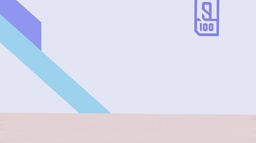
#> input picture Project2/test_image.jpg, 256 x 143 px, shrunk from 2560 x 1431 before the run
$ python watermark.py
#> lines starting #> are read from the running program, lines starting #| are printed output that depends on the picture
### Project2/blind_watermark/blind_watermark.py
#!/usr/bin/env python3
# coding=utf-8
# @Time    : 2020/8/13
# @Author  : github.com/guofei9987
import warnings

import numpy as np
import cv2

from .bwm_core import WaterMarkCore
from .version import bw_notes


class WaterMark:
    def __init__(self, password_wm=1, password_img=1, block_shape=(4, 4), mode='common', processes=None):
        bw_notes.print_notes()

        self.bwm_core = WaterMarkCore(password_img=password_img, mode=mode, processes=processes)

        self.password_wm = password_wm

        self.wm_bit = None
        self.wm_size = 0

    def read_img(self, filename=None, img=None):
#> called with filename = 'test_image.jpg'
        if img is None:
            # 从文件读入图片
            img = cv2.imread(filename, flags=cv2.IMREAD_UNCHANGED)
#> img is the input picture: shape (143, 256, 3); mean B, G, R 236.4, 220.1, 218
            assert img is not None, "image file '{filename}' not read".format(filename=filename)

        self.bwm_core.read_img_arr(img=img)
        return img

    def read_wm(self, wm_content, mode='img'):
        assert mode in ('img', 'str', 'bit'), "mode in ('img','str','bit')"
        if mode == 'img':
            wm = cv2.imread(filename=wm_content, flags=cv2.IMREAD_GRAYSCALE)
            assert wm is not None, 'file "{filename}" not read'.format(filename=wm_content)

            # 读入图片格式的水印，并转为一维 bit 格式，抛弃灰度级别
            self.wm_bit = wm.flatten() > 128

        elif mode == 'str':
            byte = bin(int(wm_content.encode('utf-8').hex(), base=16))[2:]
            self.wm_bit = (np.array(list(byte)) == '1')
        else:
            self.wm_bit = np.array(wm_content)

        self.wm_size = self.wm_bit.size

        # 水印加密:
        np.random.RandomState(self.password_wm).shuffle(self.wm_bit)

        self.bwm_core.read_wm(self.wm_bit)

    def embed(self, filename=None, compression_ratio=None):
        '''
        :param filename: string
            Save the image file as filename
        :param compression_ratio: int or None
            If compression_ratio = None, do not compression,
            If compression_ratio is integer between 0 and 100, the smaller, the output file is smaller.
        :return:
        '''
        embed_img = self.bwm_core.embed()
        if filename is not None:
            if compression_ratio is None:
                cv2.imwrite(filename=filename, img=embed_img)
            elif filename.endswith('.jpg'):
                cv2.imwrite(filename=filename, img=embed_img, params=[cv2.IMWRITE_JPEG_QUALITY, compression_ratio])
            elif filename.endswith('.png'):
                cv2.imwrite(filename=filename, img=embed_img, params=[cv2.IMWRITE_PNG_COMPRESSION, compression_ratio])
            else:
                cv2.imwrite(filename=filename, img=embed_img)
        return embed_img

    def extract_decrypt(self, wm_avg):
        wm_index = np.arange(self.wm_size)
        np.random.RandomState(self.password_wm).shuffle(wm_index)
        wm_avg[wm_index] = wm_avg.copy()
        return wm_avg

    def extract(self, filename=None, embed_img=None, wm_shape=None, out_wm_name=None, mode='img'):
        assert wm_shape is not None, 'wm_shape needed'

        if filename is not None:
            embed_img = cv2.imread(filename, flags=cv2.IMREAD_COLOR)
            assert embed_img is not None, "{filename} not read".format(filename=filename)

        self.wm_size = np.array(wm_shape).prod()

        if mode in ('str', 'bit'):
            wm_avg = self.bwm_core.extract_with_kmeans(img=embed_img, wm_shape=wm_shape)
        else:
            wm_avg = self.bwm_core.extract(img=embed_img, wm_shape=wm_shape)

        # 解密：
        wm = self.extract_decrypt(wm_avg=wm_avg)

        # 转化为指定格式：
        if mode == 'img':
            wm = 255 * wm.reshape(wm_shape[0], wm_shape[1])
            cv2.imwrite(out_wm_name, wm)
        elif mode == 'str':
            byte = ''.join(str((i >= 0.5) * 1) for i in wm)
            wm = bytes.fromhex(hex(int(byte, base=2))[2:]).decode('utf-8', errors='replace')

        return wm

### Project2/blind_watermark/bwm_core.py
#!/usr/bin/env python3
# coding=utf-8
# @Time    : 2021/12/17
# @Author  : github.com/guofei9987
import numpy as np
from numpy.linalg import svd
import copy
import cv2
from cv2 import dct, idct
from pywt import dwt2, idwt2
from .pool import AutoPool


class WaterMarkCore:
    def __init__(self, password_img=1, mode='common', processes=None):
        self.block_shape = np.array([4, 4])
        self.password_img = password_img
        self.d1, self.d2 = 36, 20  # d1/d2 越大鲁棒性越强,但输出图片的失真越大

        # init data
        self.img, self.img_YUV = None, None  # self.img 是原图，self.img_YUV 对像素做了加白偶数化
        self.ca, self.hvd, = [np.array([])] * 3, [np.array([])] * 3  # 每个通道 dct 的结果
        self.ca_block = [np.array([])] * 3  # 每个 channel 存一个四维 array，代表四维分块后的结果
        self.ca_part = [np.array([])] * 3  # 四维分块后，有时因不整除而少一部分，self.ca_part 是少这一部分的 self.ca

        self.wm_size, self.block_num = 0, 0  # 水印的长度，原图片可插入信息的个数
        self.pool = AutoPool(mode=mode, processes=processes)

        self.fast_mode = False
        self.alpha = None  # 用于处理透明图

    def init_block_index(self):
        self.block_num = self.ca_block_shape[0] * self.ca_block_shape[1]
        assert self.wm_size < self.block_num, IndexError(
            '最多可嵌入{}kb信息，多于水印的{}kb信息，溢出'.format(self.block_num / 1000, self.wm_size / 1000))
        # self.part_shape 是取整后的ca二维大小,用于嵌入时忽略右边和下面对不齐的细条部分。
        self.part_shape = self.ca_block_shape[:2] * self.block_shape
        self.block_index = [(i, j) for i in range(self.ca_block_shape[0]) for j in range(self.ca_block_shape[1])]

    def read_img_arr(self, img):
        # 处理透明图
        self.alpha = None
        if img.shape[2] == 4:
            if img[:, :, 3].min() < 255:
                self.alpha = img[:, :, 3]
                img = img[:, :, :3]

        # 读入图片->YUV化->加白边使像素变偶数->四维分块
        self.img = img.astype(np.float32)
        self.img_shape = self.img.shape[:2]
#> self.img_shape = (143, 256)

        # 如果不是偶数，那么补上白边，Y（明亮度）UV（颜色）
        self.img_YUV = cv2.copyMakeBorder(cv2.cvtColor(self.img, cv2.COLOR_BGR2YUV),
                                          0, self.img.shape[0] % 2, 0, self.img.shape[1] % 2,
                                          cv2.BORDER_CONSTANT, value=(0, 0, 0))
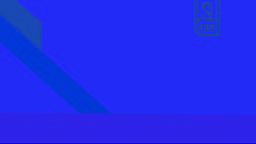
#> self.img_YUV: shape (144, 256, 3) float32; mean B, G, R 219.7, 7.8, -2.4; drawn with min black and max white

        self.ca_shape = [(i + 1) // 2 for i in self.img_shape]
#> self.ca_shape = [72, 128]

        self.ca_block_shape = (self.ca_shape[0] // self.block_shape[0], self.ca_shape[1] // self.block_shape[1],
                               self.block_shape[0], self.block_shape[1])
#> self.ca_block_shape = (18, 32, 4, 4)
        strides = 4 * np.array([self.ca_shape[1] * self.block_shape[0], self.block_shape[1], self.ca_shape[1], 1])
#> strides = [2048, 16, 512, 4]

        for channel in range(3):
            self.ca[channel], self.hvd[channel] = dwt2(self.img_YUV[:, :, channel], 'haar')
            # 转为4维度
            self.ca_block[channel] = np.lib.stride_tricks.as_strided(self.ca[channel].astype(np.float32),
                                                                     self.ca_block_shape, strides)
#> after the loop, self.ca = 3 items; self.ca_block = 3 items; self.hvd = 3 items

    def read_wm(self, wm_bit):
        self.wm_bit = wm_bit
        self.wm_size = wm_bit.size

    def block_add_wm(self, arg):
        if self.fast_mode:
            return self.block_add_wm_fast(arg)
        else:
            return self.block_add_wm_slow(arg)

    def block_add_wm_slow(self, arg):
        block, shuffler, i = arg
        # dct->(flatten->加密->逆flatten)->svd->打水印->逆svd->(flatten->解密->逆flatten)->逆dct
        wm_1 = self.wm_bit[i % self.wm_size]
        block_dct = dct(block)

        # 加密（打乱顺序）
        block_dct_shuffled = block_dct.flatten()[shuffler].reshape(self.block_shape)
        u, s, v = svd(block_dct_shuffled)
        s[0] = (s[0] // self.d1 + 1 / 4 + 1 / 2 * wm_1) * self.d1
        if self.d2:
            s[1] = (s[1] // self.d2 + 1 / 4 + 1 / 2 * wm_1) * self.d2

        block_dct_flatten = np.dot(u, np.dot(np.diag(s), v)).flatten()
        block_dct_flatten[shuffler] = block_dct_flatten.copy()
        return idct(block_dct_flatten.reshape(self.block_shape))

    # [9 lines left out: function block_add_wm_fast, not called in this run]

    def embed(self):
        self.init_block_index()

        embed_ca = copy.deepcopy(self.ca)
#> embed_ca = 3 items
        embed_YUV = [np.array([])] * 3

        self.idx_shuffle = random_strategy1(self.password_img, self.block_num,
                                            self.block_shape[0] * self.block_shape[1])
        for channel in range(3):
            tmp = self.pool.map(self.block_add_wm,
                                [(self.ca_block[channel][self.block_index[i]], self.idx_shuffle[i], i)
                                 for i in range(self.block_num)])

            for i in range(self.block_num):
                self.ca_block[channel][self.block_index[i]] = tmp[i]

            # 4维分块变回2维
            self.ca_part[channel] = np.concatenate(np.concatenate(self.ca_block[channel], 1), 1)
            # 4维分块时右边和下边不能整除的长条保留，其余是主体部分，换成 embed 之后的频域的数据
            embed_ca[channel][:self.part_shape[0], :self.part_shape[1]] = self.ca_part[channel]
            # 逆变换回去
            embed_YUV[channel] = idwt2((embed_ca[channel], self.hvd[channel]), "haar")
#> this loop made 3 passes

        # 合并3通道
        embed_img_YUV = np.stack(embed_YUV, axis=2)
        # 之前如果不是2的整数，增加了白边，这里去除掉
        embed_img_YUV = embed_img_YUV[:self.img_shape[0], :self.img_shape[1]]
#> embed_img_YUV: shape (143, 256, 3) float32
        embed_img = cv2.cvtColor(embed_img_YUV, cv2.COLOR_YUV2BGR)
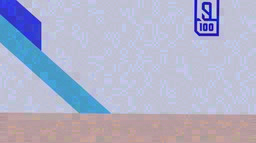
#> embed_img: shape (143, 256, 3) float32; mean B, G, R 235.7, 220.8, 219; drawn with min black and max white
        embed_img = np.clip(embed_img, a_min=0, a_max=255)

        if self.alpha is not None:
            embed_img = cv2.merge([embed_img.astype(np.uint8), self.alpha])
        return embed_img

    def block_get_wm(self, args):
        if self.fast_mode:
            return self.block_get_wm_fast(args)
        else:
            return self.block_get_wm_slow(args)

    def block_get_wm_slow(self, args):
        block, shuffler = args
        # dct->flatten->加密->逆flatten->svd->解水印
        block_dct_shuffled = dct(block).flatten()[shuffler].reshape(self.block_shape)

        u, s, v = svd(block_dct_shuffled)
        wm = (s[0] % self.d1 > self.d1 / 2) * 1
        if self.d2:
            tmp = (s[1] % self.d2 > self.d2 / 2) * 1
            wm = (wm * 3 + tmp * 1) / 4
        return wm

    # [7 lines left out: function block_get_wm_fast, not called in this run]

    def extract_raw(self, img):
        # 每个分块提取 1 bit 信息
        self.read_img_arr(img=img)
        self.init_block_index()

        wm_block_bit = np.zeros(shape=(3, self.block_num))  # 3个channel，length 个分块提取的水印，全都记录下来

        self.idx_shuffle = random_strategy1(seed=self.password_img,
                                            size=self.block_num,
                                            block_shape=self.block_shape[0] * self.block_shape[1],  # 16
                                            )
        for channel in range(3):
            wm_block_bit[channel, :] = self.pool.map(self.block_get_wm,
                                                     [(self.ca_block[channel][self.block_index[i]], self.idx_shuffle[i])
                                                      for i in range(self.block_num)])
        return wm_block_bit

    def extract_avg(self, wm_block_bit):
        # 对循环嵌入+3个 channel 求平均
        wm_avg = np.zeros(shape=self.wm_size)
        for i in range(self.wm_size):
            wm_avg[i] = wm_block_bit[:, i::self.wm_size].mean()
        return wm_avg

    def extract(self, img, wm_shape):
        self.wm_size = np.array(wm_shape).prod()

        # 提取每个分块埋入的 bit：
        wm_block_bit = self.extract_raw(img=img)
        # 做平均：
        wm_avg = self.extract_avg(wm_block_bit)
        return wm_avg

    def extract_with_kmeans(self, img, wm_shape):
        wm_avg = self.extract(img=img, wm_shape=wm_shape)

        return one_dim_kmeans(wm_avg)


def one_dim_kmeans(inputs):
    threshold = 0
    e_tol = 10 ** (-6)
    center = [inputs.min(), inputs.max()]  # 1. 初始化中心点
    for i in range(300):
        threshold = (center[0] + center[1]) / 2
        is_class01 = inputs > threshold  # 2. 检查所有点与这k个点之间的距离，每个点归类到最近的中心
        center = [inputs[~is_class01].mean(), inputs[is_class01].mean()]  # 3. 重新找中心点
        if np.abs((center[0] + center[1]) / 2 - threshold) < e_tol:  # 4. 停止条件
            threshold = (center[0] + center[1]) / 2
            break
#| 提取结果: SECRET

    is_class01 = inputs > threshold
    return is_class01


def random_strategy1(seed, size, block_shape):
    return np.random.RandomState(seed) \
        .random(size=(size, block_shape)) \
        .argsort(axis=1)


# [6 lines left out: function random_strategy2, not called in this run]

### Project2/blind_watermark/pool.py
import sys
import multiprocessing
import warnings

if sys.platform != 'win32':
    multiprocessing.set_start_method('fork')


class CommonPool(object):
    def map(self, func, args):
        return list(map(func, args))


class AutoPool(object):
    def __init__(self, mode, processes):

        if mode == 'multiprocessing' and sys.platform == 'win32':
            warnings.warn('multiprocessing not support in windows, turning to multithreading')
            mode = 'multithreading'

        self.mode = mode
        self.processes = processes

        if mode == 'vectorization':
            pass
        elif mode == 'cached':
            pass
        elif mode == 'multithreading':
            from multiprocessing.dummy import Pool as ThreadPool
            self.pool = ThreadPool(processes=processes)
        elif mode == 'multiprocessing':
            from multiprocessing import Pool
            self.pool = Pool(processes=processes)
        else:  # common
            self.pool = CommonPool()

    def map(self, func, args):
        return self.pool.map(func, args)

### Project2/blind_watermark/version.py
__version__ = '0.4.4'


class Notes:
    def __init__(self):
        self.show = True

    def print_notes(self):
        if self.show:
            print(f'''
Welcome to use blind-watermark, version = {__version__}
Make sure the version is the same when encode and decode
Your star means a lot: https://github.com/guofei9987/blind_watermark
This message only show once. To close it: `blind_watermark.bw_notes.close()`
            ''')
            self.close()

    def close(self):
        self.show = False


bw_notes = Notes()

### Project2/blind_watermark/recover.py
import cv2
import numpy as np

import functools


# 一个帮助缓存化加速的类，引入事实上的全局变量
class MyValues:
    def __init__(self):
        self.idx = 0
        self.image, self.template = None, None

    def set_val(self, image, template):
        self.idx += 1
        self.image, self.template = image, template


my_value = MyValues()


# [80 lines left out: functions match_template, match_template_by_scale, search_template, estimate_crop_parameters, recover_crop, not called in this run]

### Project2/watermark.py
from blind_watermark import WaterMark
from PIL import Image, ImageOps, ImageEnhance
import numpy as np
import os


# ====== 1. 嵌入水印 ======
def embed_watermark(input_path='test_image.jpg', output_path='embedded.png', wm_text='SECRET'):
    bwm = WaterMark(password_img=1, password_wm=1)
    bwm.read_img(input_path)
    bwm.read_wm(wm_text, mode='str')
    bwm.embed(output_path)
    len_wm = len(bwm.wm_bit)
    print(f'水印长度: {len_wm}')
    return len_wm


# ====== 2. 提取水印 ======
def extract_watermark(img_path, wm_length, mode='str', attack_type=None, attack_params=None):
    temp_path = "temp_recovered.png"

    # 根据攻击类型进行逆变换[1,2](@ref)
    if attack_type == 'flip_horizontal':
        img = Image.open(img_path)
        img_recovered = img.transpose(Image.FLIP_LEFT_RIGHT)
        img_recovered.save(temp_path)
        img_path = temp_path
        print("已执行水平翻转逆变换")

    elif attack_type == 'flip_vertical':
        img = Image.open(img_path)
        img_recovered = img.transpose(Image.FLIP_TOP_BOTTOM)
        img_recovered.save(temp_path)
        img_path = temp_path
        print("已执行垂直翻转逆变换")

    elif attack_type == 'shift':
        img = Image.open(img_path)
        img_np = np.array(img)
        dx = attack_params.get('dx', 0)
        dy = attack_params.get('dy', 0)
        # 执行反向平移[3](@ref)
        recovered = np.roll(img_np, (-dy, -dx), axis=(0, 1))
        Image.fromarray(recovered).save(temp_path)
        img_path = temp_path
        print(f"已执行平移逆变换(dx={-dx}, dy={-dy})")

    bwm = WaterMark(password_img=1, password_wm=1)
    return bwm.extract(img_path, wm_shape=wm_length, mode=mode)


# ====== 3. 图像攻击测试函数 ======
def test_robustness(original_path, wm_length, output_dir='attacked_images'):
    os.makedirs(output_dir, exist_ok=True)

    # 记录结果
    results = []

    # ====== 攻击函数组 ======
    def add_attack(name, func, attack_type=None, attack_params=None):
        nonlocal results
        attacked_path = f"{output_dir}/{name}.png"
        func(original_path, attacked_path)

        try:
            # 提取时传递攻击类型和参数[4](@ref)
            extracted = extract_watermark(
                attacked_path,
                wm_length,
                attack_type=attack_type,
                attack_params=attack_params
            )
            results.append((name, extracted))
            print(f"{name}: 提取结果 -> {extracted}")
        except Exception as e:
            results.append((name, f"提取失败: {str(e)}"))
            print(f"{name}: 提取失败 - {str(e)}")
        finally:
            # 清理临时文件
            if os.path.exists("temp_recovered.png"):
                os.remove("temp_recovered.png")

    # ====== 具体攻击实现 ======

    # 水平翻转（添加逆变换支持）
    def flip_horizontal(in_path, out_path):
#> called with in_path = 'embedded.png', out_path = 'attacked_images/水平翻转.png'
        img = Image.open(in_path)
#> img: PIL image 256x143 RGB
        img_flipped = img.transpose(Image.FLIP_LEFT_RIGHT)
        img_flipped.save(out_path)

    add_attack("水平翻转", flip_horizontal, attack_type='flip_horizontal')
#| 水平翻转: 提取结果 -> SECRET

    # 垂直翻转（添加逆变换支持）
    def flip_vertical(in_path, out_path):
#> called with in_path = 'embedded.png', out_path = 'attacked_images/垂直翻转.png'
        img = Image.open(in_path)
        img_flipped = img.transpose(Image.FLIP_TOP_BOTTOM)
        img_flipped.save(out_path)

    add_attack("垂直翻转", flip_vertical, attack_type='flip_vertical')
#| 垂直翻转: 提取结果 -> SECRET

    # 平移（添加逆变换支持）
    def shift_image(in_path, out_path, dx=50, dy=30):
#> called with in_path = 'embedded.png', out_path = 'attacked_images/平移攻击.png', dx = 50, dy = 30
        img = Image.open(in_path)
        img_np = np.array(img)
        shifted = np.roll(img_np, (dy, dx), axis=(0, 1))
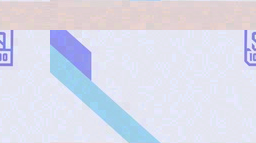
#> shifted: shape (143, 256, 3); mean R, G, B 219, 220.9, 235.6
        Image.fromarray(shifted).save(out_path)

    add_attack("平移攻击", shift_image, attack_type='shift', attack_params={'dx': 50, 'dy': 30})
#| 平移攻击: 提取结果 -> SECRET

    # 裁剪（不需要逆变换）
    def crop_image(in_path, out_path, ratio=0.8):
#> called with in_path = 'embedded.png', out_path = 'attacked_images/裁剪攻击.png', ratio = 0.8
        img = Image.open(in_path)
        w, h = img.size
        new_w, new_h = int(w * ratio), int(h * ratio)
        img_cropped = img.crop((0, 0, new_w, new_h))
        img_padded = Image.new(img.mode, (w, h), color=(0, 0, 0))
#> img_padded: PIL image 256x143 RGB; every value is 0
        img_padded.paste(img_cropped, (0, 0))
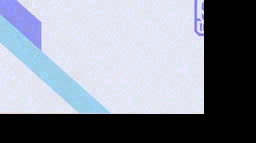
#> img_padded: PIL image 256x143 RGB; mean R, G, B 137, 141.9, 154
        img_padded.save(out_path)

    add_attack("裁剪攻击", crop_image)
#| 裁剪攻击: 提取结果 -> SECRET

    # 对比度增强（不需要逆变换）
    def enhance_contrast(in_path, out_path, factor=2.0):
#> called with in_path = 'embedded.png', out_path = 'attacked_images/对比度增强.png', factor = 2
        img = Image.open(in_path)
        enhancer = ImageEnhance.Contrast(img)
        img_contrast = enhancer.enhance(factor)
        img_contrast.save(out_path)

    add_attack("对比度增强", enhance_contrast)
#| 对比度增强: 提取结果 -> SEcPeP

    # 对比度减弱（不需要逆变换）
    def reduce_contrast(in_path, out_path, factor=0.5):
#> called with in_path = 'embedded.png', out_path = 'attacked_images/对比度减弱.png', factor = 0.5
        img = Image.open(in_path)
        enhancer = ImageEnhance.Contrast(img)
        img_contrast = enhancer.enhance(factor)
        img_contrast.save(out_path)

    add_attack("对比度减弱", reduce_contrast)
#| 对比度减弱: 提取结果 -> SECRET

    # 颜色平衡破坏（不需要逆变换）
    def color_shift(in_path, out_path):
#> called with in_path = 'embedded.png', out_path = 'attacked_images/颜色偏移.png'
        img = Image.open(in_path)
        r, g, b = img.split()
        r = r.point(lambda x: min(x * 1.5, 255))
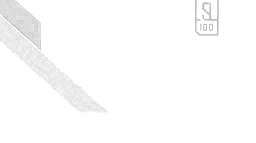
#> r: PIL image 256x143 L; min 177, max 255, mean 252.1
        img_shifted = Image.merge('RGB', (r, g, b))
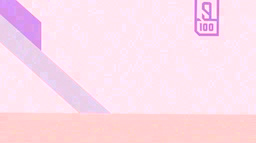
#> img_shifted: PIL image 256x143 RGB; mean R, G, B 252.1, 220.9, 235.6
        img_shifted.save(out_path)

    add_attack("颜色偏移", color_shift)
#> in read_img_arr (call 9), `self.img_YUV = cv2.copyMakeBorder(cv2.cvtColor(self.img, cv2.COLOR_BGR..`:
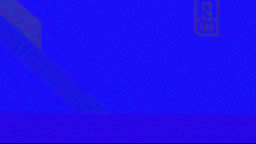
#> self.img_YUV: shape (144, 256, 3) float32; mean B, G, R 230.3, 2.3, 18.1; drawn with min black and max white
#| 颜色偏移: 提取结果 -> SECRET

    return results


# ====== 主程序 ======
if __name__ == "__main__":
    # 嵌入水印
    wm_text = 'SECRET'
    len_wm = embed_watermark(output_path='embedded.png', wm_text=wm_text)

    # 直接提取测试
    print("\n=== 直接提取测试 ===")
    extracted = extract_watermark('embedded.png', len_wm)
    print(f"原始水印: {wm_text}")
    print(f"提取结果: {extracted}")

    # 进行鲁棒性测试
    print("\n=== 鲁棒性测试开始 ===")
    test_results = test_robustness('embedded.png', len_wm)

    # 打印最终结果
    print("\n=== 最终测试结果 ===")
    for attack, result in test_results:
        print(f"{attack:<12} -> {result}")
#> this loop made 7 passes
#> (attack, result) on passes 1 to 7: ('水平翻转', 'SECRET'), ('垂直翻转', 'SECRET'), ('平移攻击', 'SECRET'), ('裁剪攻击', 'SECRET'), ('对比度增强', 'SEcPeP'), ('对比度减弱', 'SECRET'), ('颜色偏移', 'SECRET')
#| 水平翻转         -> SECRET
#| 垂直翻转         -> SECRET
#| 平移攻击         -> SECRET
#| 裁剪攻击         -> SECRET
#| 对比度增强        -> SEcPeP
#| 对比度减弱        -> SECRET
#| 颜色偏移         -> SECRET
